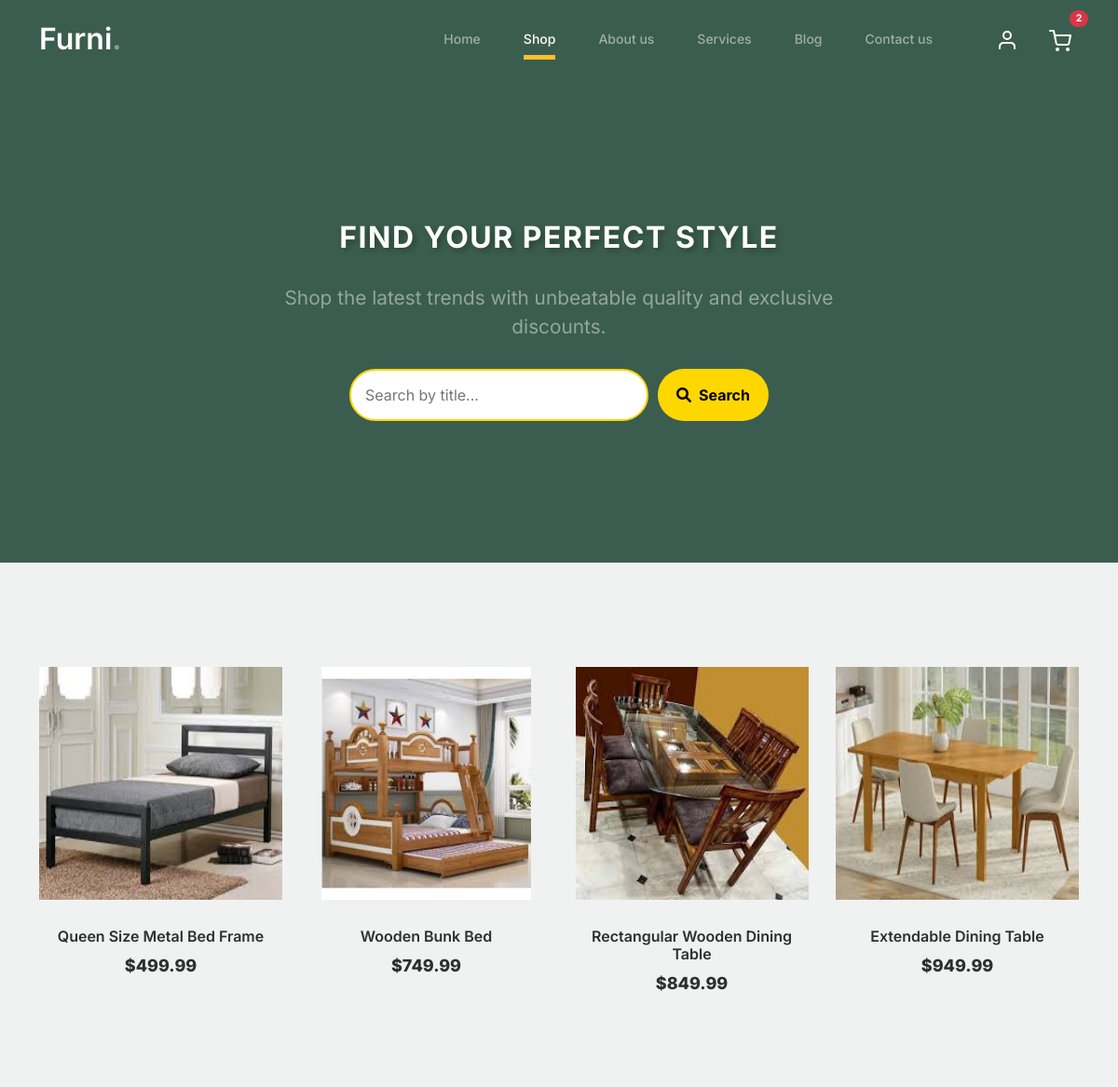
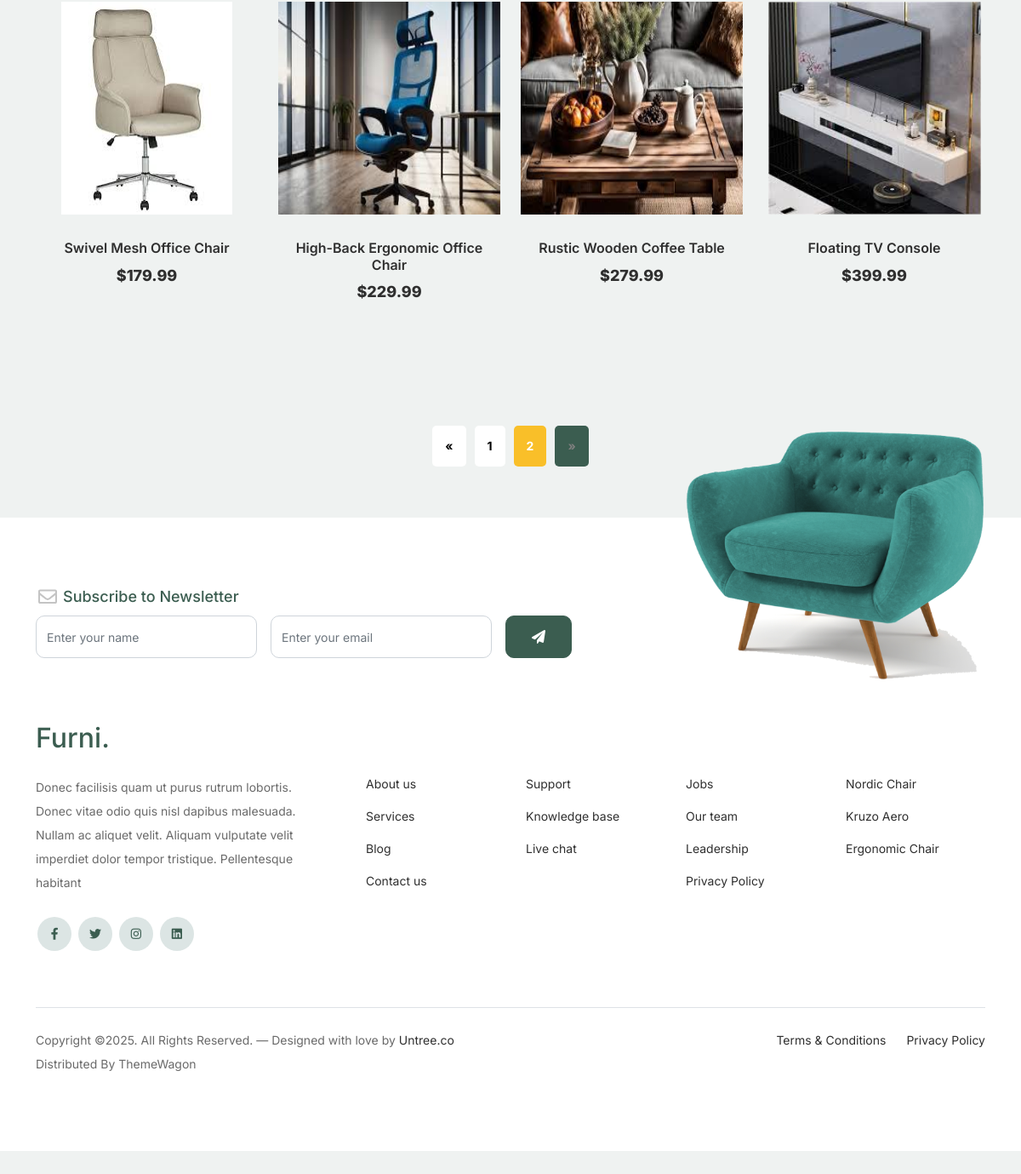
The app's page /shop/?page=2 (signed in) with its own data (2 pictures, top to bottom).
### shop/models.py (models this page shows, shortened)
class Product(models.Model):
    name = models.CharField(max_length=200)
    slug = AutoSlugField(populate_from='name', unique=True)
    subcategory = models.ForeignKey(Subcategory, on_delete=models.CASCADE, related_name='products')
    description = models.TextField()
    price = models.DecimalField(max_digits=10, decimal_places=2)
    image = models.ImageField(upload_to='products/')
    stock = models.PositiveIntegerField()
    available = models.BooleanField(default=True)
    created_at = models.DateTimeField(auto_now_add=True)
    updated_at = models.DateTimeField(auto_now=True)

### shop/views.py (the view)
# urls.py: path('shop/',product_view, name='shop'),
def product_view(request):
    products = Product.objects.all().distinct()
    search_query = request.GET.get('search', '').strip()
    if search_query:
        search_words = search_query.split()
        query = Q()
        for word in search_words:
            query |= Q(name__icontains=word) | Q(description__icontains=word)
        products = products.filter(query).distinct()
    category_id = request.GET.get('category')
    if category_id:
        products = products.filter(subcategory__category_id=category_id).distinct()
    paginator = Paginator(products, 12)
    page_number = request.GET.get('page')
    page_obj = paginator.get_page(page_number)
    categories = Category.objects.all()
    context = {
        'page_obj': page_obj,
        'categories': categories,
        'search_query': search_query,
        'selected_category': int(category_id) if category_id else None,
    }
    return render(request, 'product.html', context)

### shop/context_processors.py (called while the page is built)
def cart_item_count(request):
    if request.user.is_authenticated:
        cart, created = Cart.objects.get_or_create(user=request.user)
        return {'cart_item_count': cart.items.count()}
    return {'cart_item_count': 0}

### shop/templates/product.html (shortened to what this page needs)
{% extends "base.html" %}
{% load static %}
{% block content %}
<div class="hero hero-section">
    <div class="container">
        <div class="row align-items-center justify-content-between">
            <div class="col ">
                <div class="hero-content">
                    <h1 class="hero-title">Find Your Perfect Style</h1>
                    <p class="hero-subtitle">Shop the latest trends with unbeatable quality and exclusive discounts.</p>
                    <form method="get" class="search-form">
                        <input type="text" name='search' class="search-input" placeholder="Search by title...">
                        <button type="submit" class="search-button">
                            <i class="fa fa-search"></i> Search
                        </button>
                    </form>
                </div>
            </div>
        </div>
    </div>
</div>
<div class="untree_co-section product-section before-footer-section">
    <div class="container">
        <div class="row">
            {% for product in page_obj %}
            <div class="col-12 col-md-4 col-lg-3 mb-5">
                <div class="product-item"  data-toggle="modal" data-target="#productModal{{ product.id }}">
                    <img style="height: 250px;" src="{{ product.image.url }}" class="img-fluid product-thumbnail">
                    <h3 class="product-title">{{ product.name }}</h3>
                    <strong class="product-price">${{ product.price }}</strong>
                </div>
            </div>
            {% endfor %}
        </div>
        <div class="py-4 d-flex justify-content-center">
            <ul class="pagination">
                {% if page_obj.has_previous %}
                    <li class="page-item">
                        <a class="page-link" href="?page={{ page_obj.previous_page_number }}" aria-label="Previous">
                            &laquo;
                        </a>
                    </li>
                {% else %}
                    <li class="page-item disabled">
                        <a class="page-link" href="#" aria-label="Previous">
                            &laquo;
                        </a>
                    </li>
                {% endif %}
                {% for num in page_obj.paginator.page_range %}
                    <li class="page-item {% if num == page_obj.number %}active{% endif %}">
                        <a class="page-link" href="?page={{ num }}">{{ num }}</a>
                    </li>
                {% endfor %}
                {% if page_obj.has_next %}
                    <li class="page-item">
                        <a class="page-link" href="?page={{ page_obj.next_page_number }}" aria-label="Next">
                            &raquo;
                        </a>
                    </li>
                {% else %}
                    <li class="page-item disabled">
                        <a class="page-link" href="#" aria-label="Next">
                            &raquo;
                        </a>
                    </li>
                {% endif %}
            </ul>
        </div>
</div>
{% endblock content %}

### static/css/style.css (style rules this page uses)
body { overflow-x: hidden; position: relative; }
body { font-family: "Inter", sans-serif; font-weight: 400; line-height: 28px; color: #6a6a6a; font-size: 14px; background-color: #eff2f1; }
a { text-decoration: none; -webkit-transition: .3s all ease; -o-transition: .3s all ease; transition: .3s all ease; color: #2f2f2f; text-decoration: underline; }
.hero { background: #3b5d50; padding: calc(4rem - 30px) 0 0rem 0; }
@media (min-width: 768px) { .hero { padding: calc(4rem - 30px) 0 4rem 0; } }
@media (min-width: 992px) { .hero { padding: calc(8rem - 30px) 0 8rem 0; } }
.hero h1 { font-weight: 700; color: #ffffff; margin-bottom: 30px; }
.hero p { color: rgba(255, 255, 255, 0.5); margin-botom: 30px; }
.product-section { padding: 7rem 0; }
.product-section .product-item { text-align: center; text-decoration: none; display: block; position: relative; padding-bottom: 50px; cursor: pointer; }
.product-section .product-item .product-thumbnail { margin-bottom: 30px; position: relative; top: 0; -webkit-transition: .3s all ease; -o-transition: .3s all ease; transition: .3s all ease; }
.product-section .product-item h3 { font-weight: 600; font-size: 16px; }
.product-section .product-item strong { font-weight: 800 !important; font-size: 18px !important; }
.product-section .product-item h3, .product-section .product-item strong { color: #2f2f2f; text-decoration: none; }
.product-section .product-item:before { bottom: 0; left: 0; right: 0; position: absolute; content: ""; background: #dce5e4; height: 0%; z-index: -1; border-radius: 10px; -webkit-transition: .3s all ease; -o-transition: .3s all ease; transition: .3s all ease; }
.before-footer-section { padding: 7rem 0 12rem 0 !important; }
.untree_co-section { padding: 7rem 0; }
.product-thumbnail { transition: transform 0.3s ease; }
.pagination { display: flex; justify-content: center; align-items: center; padding: 20px 0; }
.pagination .page-item .page-link { color: black; border: none; margin: 0 5px; padding: 10px 15px; border-radius: 5px; font-weight: bold; transition: all 0.3s ease-in-out; }
.pagination .page-item.active .page-link { background-color: #f9bf29; color: white; }
.pagination .page-item.disabled .page-link { background-color: #3b5d50; color: gray; cursor: not-allowed; }
.hero-section { position: relative; height: 65vh; display: flex; justify-content: center; align-items: center; text-align: center; color: white; padding: 50px 0; }
.hero-content { max-width: 600px; margin: 0 auto; }
.hero-title { font-size: 2rem; font-weight: 800; text-transform: uppercase; letter-spacing: 1.5px; text-shadow: 3px 3px 6px rgba(0, 0, 0, 0.3); }
.hero-subtitle { font-size: 1.3rem; margin-top: 15px; margin-bottom: 30px; opacity: 0.9; line-height: 1.5; }
.search-form { display: flex; justify-content: center; gap: 10px; max-width: 450px; margin: 0 auto; }
.search-input { flex: 1; padding: 12px 15px; border: 2px solid gold; border-radius: 30px; font-size: 1rem; outline: none; }
.search-button { background-color: gold; color: black; font-weight: bold; padding: 12px 20px; border-radius: 30px; font-size: 1rem; border: none; transition: all 0.3s ease-in-out; display: flex; align-items: center; gap: 8px; }

### records on screen
Product: image (picture), name "Queen Size Metal Bed Frame", price "499.99"
Product: image (picture), name "Wooden Bunk Bed", price "749.99"
Product: image (picture), name "Rectangular Wooden Dining Table", price "849.99"
Product: image (picture), name "Extendable Dining Table", price "949.99"
Product: image (picture), name "Swivel Mesh Office Chair", price "179.99"
Product: image (picture), name "High-Back Ergonomic Office Chair", price "229.99"
Product: image (picture), name "Rustic Wooden Coffee Table", price "279.99"
Product: image (picture), name "Floating TV Console", price "399.99"

### other values on screen
{{ cart_item_count }} "2"
{{ num }} "1" "2"
